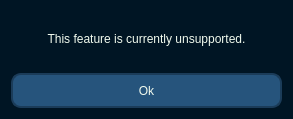
<?xml version="1.0" encoding="UTF-8"?>
<ui version="4.0">
 <class>UnsupportedDialog</class>
 <widget class="QDialog" name="UnsupportedDialog">
  <property name="geometry">
   <rect>
    <x>0</x>
    <y>0</y>
    <width>293</width>
    <height>119</height>
   </rect>
  </property>
  <property name="sizePolicy">
   <sizepolicy hsizetype="Fixed" vsizetype="Fixed">
    <horstretch>0</horstretch>
    <verstretch>0</verstretch>
   </sizepolicy>
  </property>
  <property name="windowTitle">
   <string>Dialog</string>
  </property>
  <property name="styleSheet">
   <string notr="true">QWidget
{
	background: rgb(0,21,36);
	font: 87 10pt &quot;Arial Black&quot;;
}

QPushButton 
{ 
	background-color:rgb(38,84,124);
	border: 2 solid;
	border-color: rgb(27,60,89);
	border-radius: 10;
	color: rgb(241,250,238);
}

QLabel
{
	border-color:transparent; 
	color: rgb(241,250,238);
}</string>
  </property>
  <layout class="QVBoxLayout" name="verticalLayout">
   <item>
    <widget class="QLabel" name="labelUnsupported">
     <property name="sizePolicy">
      <sizepolicy hsizetype="Preferred" vsizetype="Preferred">
       <horstretch>0</horstretch>
       <verstretch>0</verstretch>
      </sizepolicy>
     </property>
     <property name="text">
      <string>This feature is currently unsupported.</string>
     </property>
     <property name="alignment">
      <set>Qt::AlignCenter</set>
     </property>
    </widget>
   </item>
   <item>
    <widget class="QPushButton" name="pushButtonOk">
     <property name="sizePolicy">
      <sizepolicy hsizetype="Preferred" vsizetype="Fixed">
       <horstretch>0</horstretch>
       <verstretch>0</verstretch>
      </sizepolicy>
     </property>
     <property name="minimumSize">
      <size>
       <width>0</width>
       <height>35</height>
      </size>
     </property>
     <property name="text">
      <string>Ok</string>
     </property>
    </widget>
   </item>
  </layout>
 </widget>
 <resources/>
 <connections/>
</ui>
